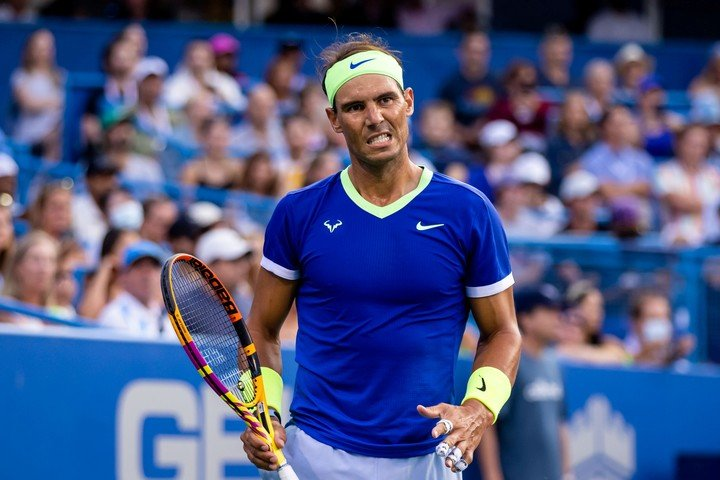
#> input picture histogram/nadal.jpg, 720 x 480 px
$ python histograma.py
#> lines starting #> are read from the running program, lines starting #| are printed output that depends on the picture
import cv2
from matplotlib import pyplot as plt

img = cv2.imread('nadal.jpg', 0)
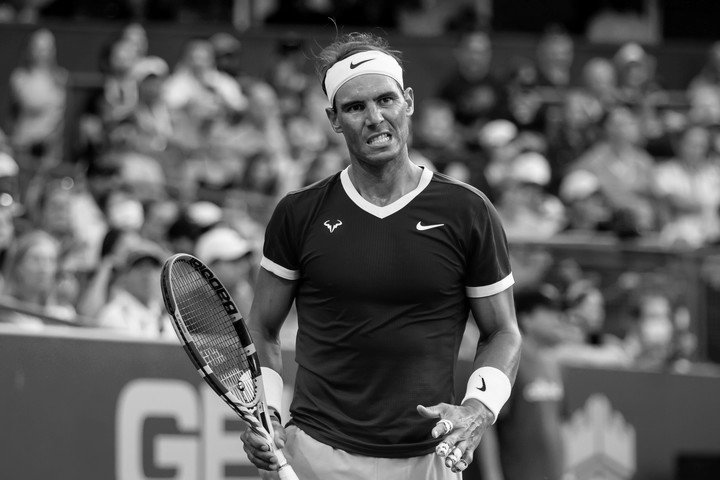
#> img: shape (480, 720); min 0, max 255, mean 90.5
histg = cv2.calcHist([img], [0], None, [256], [0,256])
#> histg = 256 values, max 5203 at index 73, min 38 at index 254, mean 1350

th2 = cv2.adaptiveThreshold(img, 255, cv2.ADAPTIVE_THRESH_GAUSSIAN_C, cv2.THRESH_BINARY, 7, 5)
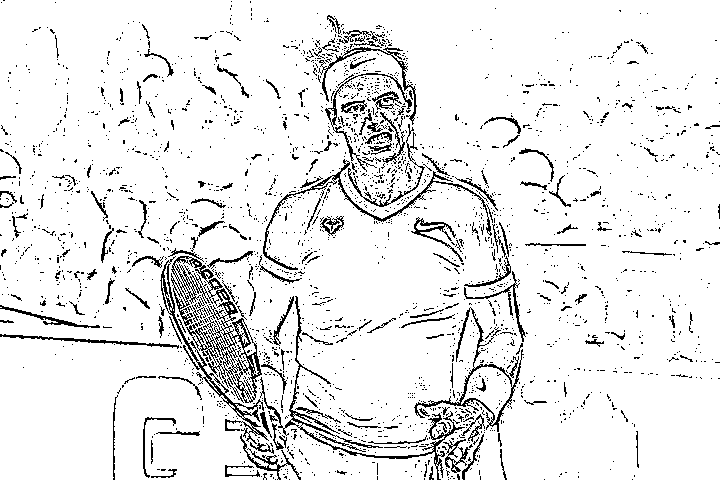
#> th2: shape (480, 720); 91.7% white; black in thin lines or dots

plt.imshow(th2, 'gray')
plt.show()

cv2.imwrite('nadal_2_15.jpg', th2)
